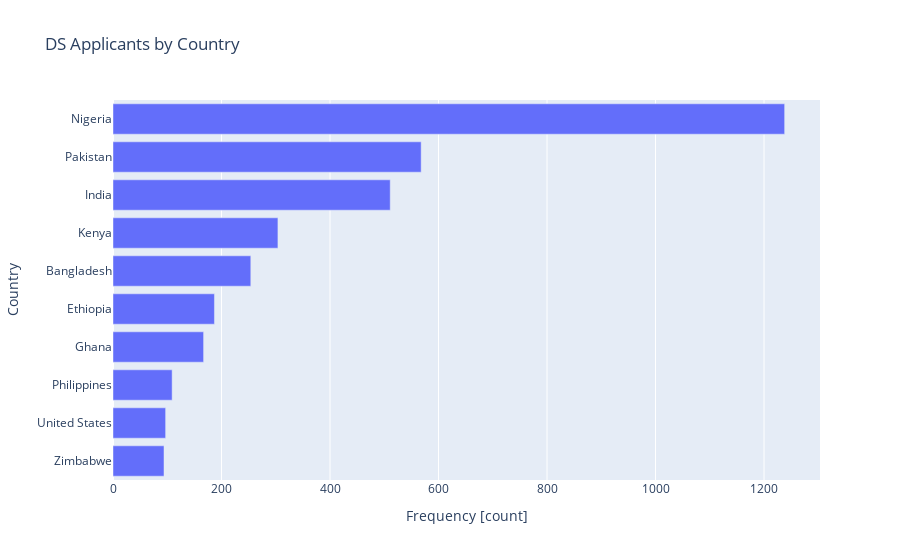

This figure's notebook cell:
### Markdown cell above
**Task 7.1.10:** Create a horizontal bar chart of the 10 countries with the largest representation in `df_nationality`. Be sure to label your x-axis `"Frequency [count]"`, your y-axis `"Country"`, and use the title `"DS Applicants by Country"`.

- [What's a bar chart?](../%40textbook/08-visualization-plotly.ipynb#Bar-Chart)
- [Create a bar chart using plotly express.](../%40textbook/08-visualization-plotly.ipynb#Bar-Chart)

### Code cell
# Create horizontal bar chart
fig = px.bar(
data_frame=df_nationality.tail(10),
    x="count",
    y="country_name",
    orientation="h",
    title="DS Applicants by Country"
)
# Set axis labels
fig.update_layout(xaxis_title="Frequency [count]",yaxis_title="Country")
fig.show()

### Figure 1 — Plotly figure (JSON) as saved in the notebook; plotly's stock layout.template omitted (floating-point values rounded to 4 significant figures)
{"data": [{"alignmentgroup": "True", "hovertemplate": "count=%{x}<br>country_name=%{y}<extra></extra>", "legendgroup": "", "marker": {"color": "#636efa", "pattern": {"shape": ""}}, "name": "", "offsetgroup": "", "orientation": "h", "showlegend": false, "textposition": "auto", "type": "bar", "x": [94, 97, 109, 167, 187, 254, 304, 511, 568, 1238], "xaxis": "x", "y": ["Zimbabwe", "United States", "Philippines", "Ghana", "Ethiopia", "Bangladesh", "Kenya", "India", "Pakistan", "Nigeria"], "yaxis": "y"}], "layout": {"autosize": true, "barmode": "relative", "legend": {"tracegroupgap": 0}, "title": {"text": "DS Applicants by Country"}, "xaxis": {"anchor": "y", "autorange": true, "domain": [0, 1], "range": [0, 1303.0], "title": {"text": "Frequency [count]"}, "type": "linear"}, "yaxis": {"anchor": "x", "autorange": true, "domain": [0, 1], "range": [-0.5, 9.5], "title": {"text": "Country"}, "type": "category"}}}
